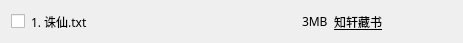
<?xml version="1.0" encoding="UTF-8"?>
<ui version="4.0">
 <class>Form</class>
 <widget class="QWidget" name="Form">
  <property name="geometry">
   <rect>
    <x>0</x>
    <y>0</y>
    <width>463</width>
    <height>43</height>
   </rect>
  </property>
  <property name="font">
   <font>
    <family>微软雅黑</family>
   </font>
  </property>
  <property name="windowTitle">
   <string>Form</string>
  </property>
  <layout class="QHBoxLayout" name="horizontalLayout" stretch="0,20,0,0,0,0">
   <item>
    <widget class="QCheckBox" name="checkBox">
     <property name="text">
      <string/>
     </property>
    </widget>
   </item>
   <item>
    <widget class="QLabel" name="novel_name">
     <property name="contextMenuPolicy">
      <enum>Qt::CustomContextMenu</enum>
     </property>
     <property name="text">
      <string>1. 诛仙.txt</string>
     </property>
    </widget>
   </item>
   <item>
    <widget class="QLabel" name="novel_size">
     <property name="text">
      <string>3MB</string>
     </property>
    </widget>
   </item>
   <item>
    <widget class="QLabel" name="novel_site">
     <property name="font">
      <font>
       <family>微软雅黑</family>
       <underline>true</underline>
      </font>
     </property>
     <property name="styleSheet">
      <string notr="true">text-decoration:underline;</string>
     </property>
     <property name="text">
      <string>知轩藏书</string>
     </property>
    </widget>
   </item>
   <item>
    <widget class="QPushButton" name="info_pushButton">
     <property name="toolTip">
      <string>&lt;html&gt;&lt;head/&gt;&lt;body&gt;&lt;p&gt;&lt;span style=&quot; font-weight:600;&quot;&gt;详细&lt;/span&gt;&lt;/p&gt;&lt;/body&gt;&lt;/html&gt;</string>
     </property>
     <property name="styleSheet">
      <string notr="true">QPushButton{border:none}
QPushButton:hover{background: lightgray; border-radius:2px}</string>
     </property>
     <property name="text">
      <string/>
     </property>
     <property name="icon">
      <iconset resource="../sources/sources.qrc">
       <normaloff>:/ico/book_1182605_easyicon.net.svg</normaloff>:/ico/book_1182605_easyicon.net.svg</iconset>
     </property>
    </widget>
   </item>
   <item>
    <widget class="GifButton" name="down_pushButton">
     <property name="toolTip">
      <string>&lt;html&gt;&lt;head/&gt;&lt;body&gt;&lt;p&gt;&lt;span style=&quot; font-weight:600;&quot;&gt;下载&lt;/span&gt;&lt;/p&gt;&lt;/body&gt;&lt;/html&gt;</string>
     </property>
     <property name="styleSheet">
      <string notr="true">QPushButton{border:none}
QPushButton:hover{background: lightgray; border-radius:2px}</string>
     </property>
     <property name="text">
      <string/>
     </property>
     <property name="icon">
      <iconset resource="../sources/sources.qrc">
       <normaloff>:/ico/download_1229240_easyicon.net.svg</normaloff>:/ico/download_1229240_easyicon.net.svg</iconset>
     </property>
    </widget>
   </item>
  </layout>
 </widget>
 <customwidgets>
  <customwidget>
   <class>GifButton</class>
   <extends>QPushButton</extends>
   <header location="global">customwidgets</header>
  </customwidget>
 </customwidgets>
 <resources>
  <include location="../sources/sources.qrc"/>
 </resources>
 <connections/>
</ui>
